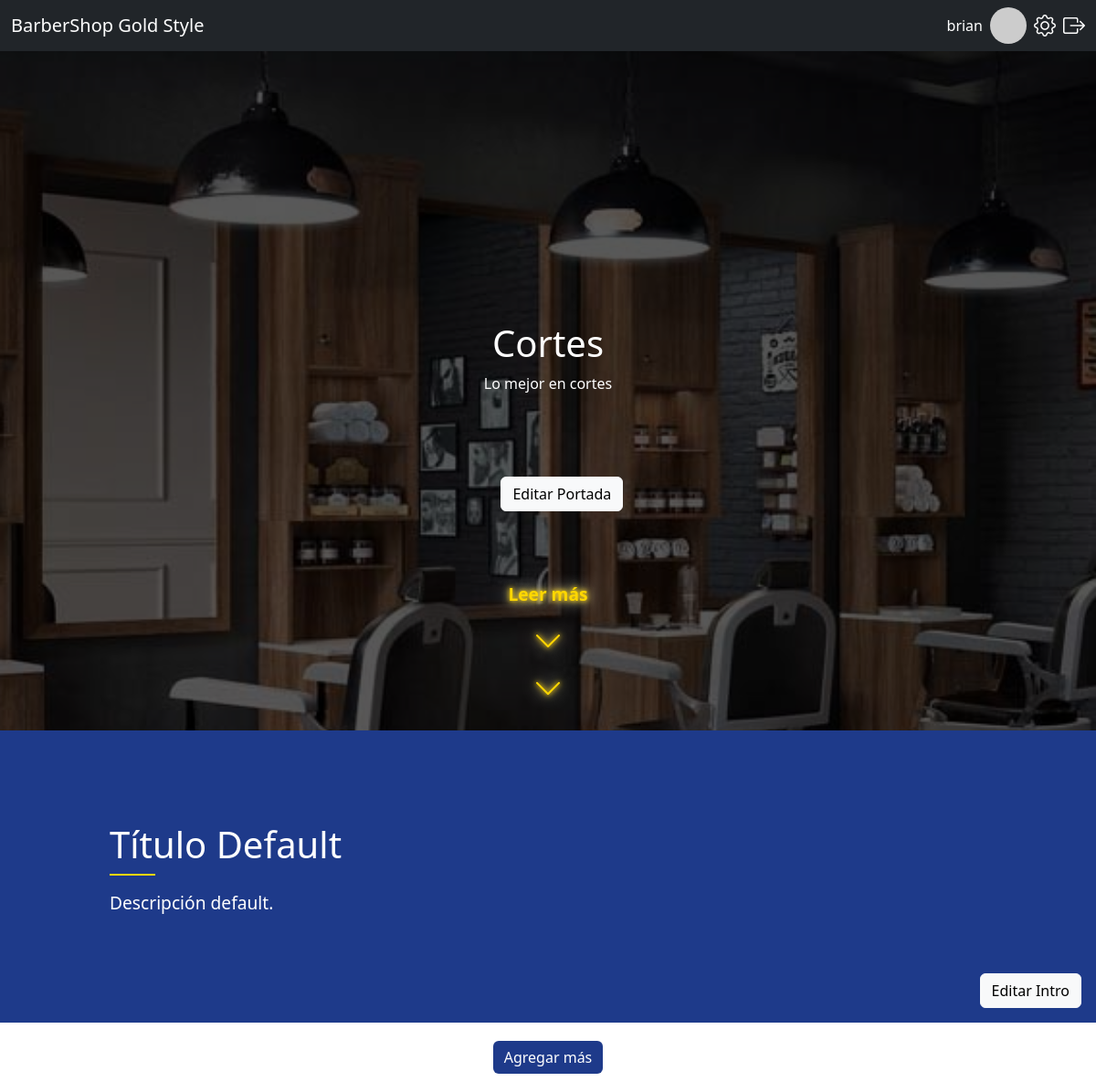
The page /php/admin/peinado_admin.php (signed in) on the database as committed earlier.
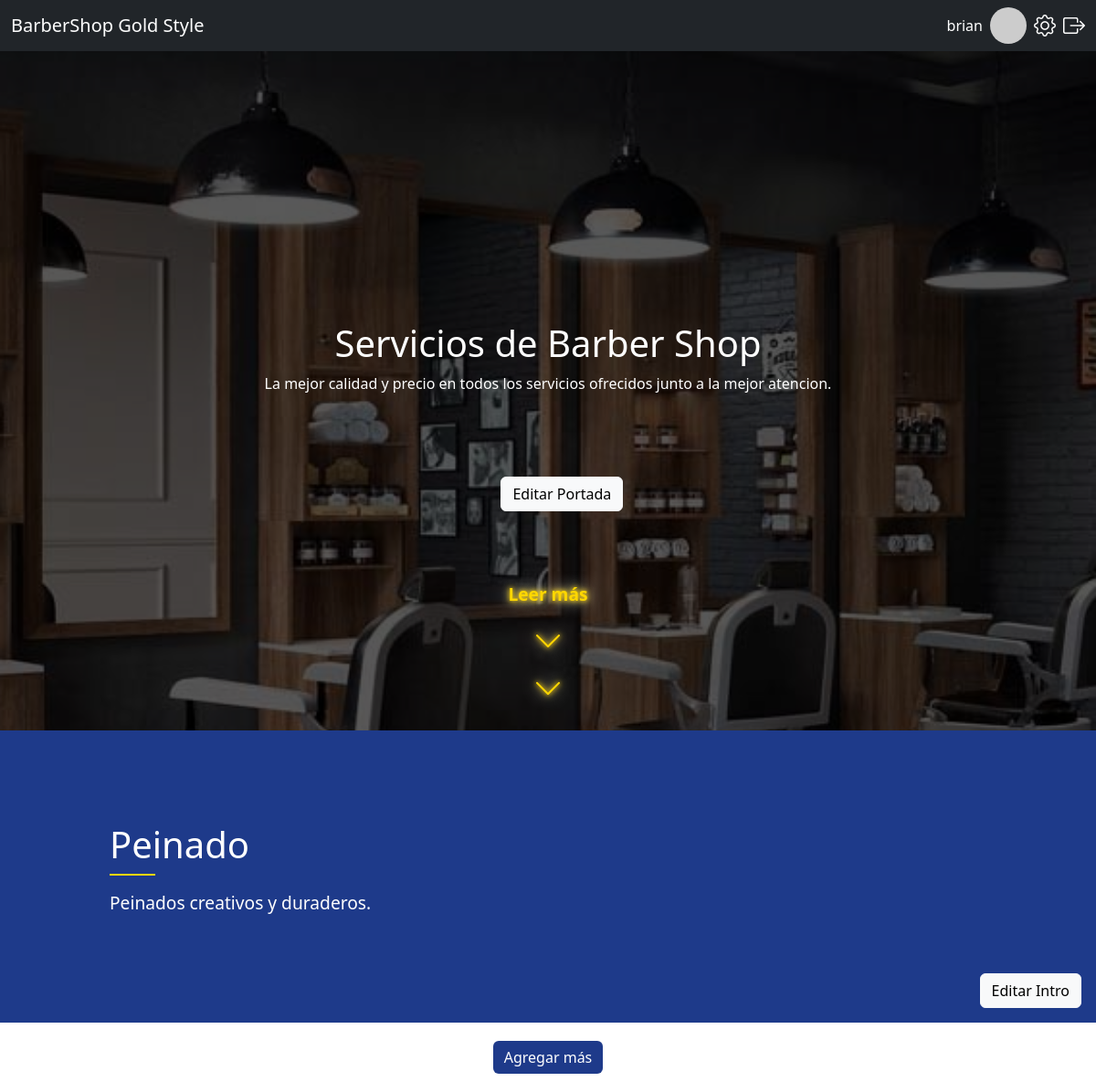
The same page on the database as committed later.
### tables this page shows
CREATE TABLE `portada` (
  `id` int(11) NOT NULL,
  `titulo` varchar(255) NOT NULL,
  `descripcion` varchar(255) NOT NULL,
  `imagen` varchar(255) NOT NULL
);

CREATE TABLE `intro_servicios` (
  `id` int(11) NOT NULL,
  `servicio` varchar(50) NOT NULL,
  `titulo` varchar(255) NOT NULL,
  `descripcion` varchar(255) NOT NULL
);

### php/admin/peinado_admin.php (the view, shortened to what this page needs)
<?php
require_once '../conexion.php';
$servicio = 'peinado';
try {
    $stmtIntro = $pdo->prepare("SELECT * FROM intro_servicios WHERE servicio = :servicio LIMIT 1");
    $stmtIntro->execute([':servicio' => $servicio]);
    $intro = $stmtIntro->fetch();
    if (!$intro) {
        $intro = ['id' => null, 'titulo' => 'Título Default', 'descripcion' => 'Descripción default.'];
    }
    $stmtPortada = $pdo->query("SELECT * FROM portada ORDER BY id ASC LIMIT 1 OFFSET 1");
    $portada = $stmtPortada->fetch();
} catch(PDOException $e) {
    echo "Error: " . htmlspecialchars($e->getMessage());
    exit;
}
?>
<!DOCTYPE html>
<html lang="es">
<head>
    <link href="https://cdn.jsdelivr.net/npm/bootstrap@5.3.3/dist/css/bootstrap.min.css" rel="stylesheet">
    <link href="https://cdn.jsdelivr.net/npm/bootstrap-icons@1.11.3/font/bootstrap-icons.css" rel="stylesheet">
    <link rel="stylesheet" href="/css/servicio.css">
    <link rel="stylesheet" href="https://cdn.jsdelivr.net/npm/bootstrap-icons@1.10.5/font/bootstrap-icons.css">
</head>
<body>
    <nav class="navbar navbar-dark bg-dark fixed-top">
        <div class="container-fluid">
            <a class="navbar-brand" href="#">BarberShop Gold Style</a>
            <div class="boton-nav d-flex align-items-center">
                <span class="text-white me-2"><?php echo htmlspecialchars($_SESSION["nombre"] ?? 'Admin'); ?></span>
                <img src="https://via.placeholder.com/40" alt="Foto de Perfil" class="rounded-circle me-2" style="width: 40px; height: 40px;">
                <a href="config_admin.php" class="text-white me-2"><i class="bi bi-gear fs-4"></i></a>
                <a href="?logout=1" class="text-white"><i class="bi bi-box-arrow-right fs-4"></i></a>
            </div>
        </div>
    </nav>
    <div class="cover" style="background-image: url('/php/uploads/<?php echo isset($portada['imagen']) ? htmlspecialchars($portada['imagen']) : 'https://via.placeholder.com/1920x1080'; ?>');">
        <div class="cover-overlay"></div>
        <div class="cover-content">
            <h1><?php echo isset($portada['titulo']) ? htmlspecialchars($portada['titulo']) : '¡Bienvenido a mi sitio!'; ?></h1>
            <p><?php echo isset($portada['descripcion']) ? htmlspecialchars($portada['descripcion']) : 'Descripción de la portada'; ?></p>
        </div>
        <button class="btn btn-light edit-cover-btn" data-bs-toggle="modal" data-bs-target="#editCoverModal">Editar Portada</button>
        <div class="read-more">
            <span>Leer más</span>
            <div class="arrows">
                <i class="bi bi-chevron-down"></i>
                <i class="bi bi-chevron-down"></i>
            </div>
        </div>
    </div>
    <div class="intro-container">
        <div class="intro-text">
            <h2><?php echo htmlspecialchars($intro['titulo']); ?></h2>
            <p><?php echo htmlspecialchars($intro['descripcion']); ?></p>
        </div>
        <button class="btn btn-light edit-intro-btn" data-bs-toggle="modal" data-bs-target="#editIntroModal">Editar Intro</button>
    </div>
    <div class="add-btn-section">
        <button class="btn btn-primary add-btn" data-bs-toggle="modal" data-bs-target="#addModal">Agregar más</button>
    </div>
</body>
</html>

Rows that differ between the two databases and show on the page:
changed portada: titulo "Cortes" → "Servicios de Barber Shop"; descripcion "Lo mejor en cortes" → "La mejor calidad y precio en todos los servicios ofrecidos junto a la mejor atencion."
added intro_servicios: titulo "Peinado", descripcion "Peinados creativos y duraderos."
Other text that changed with them:
$intro['titulo']: "Título Default" → (not shown)
$intro['descripcion']: "Descripción default." → (not shown)
